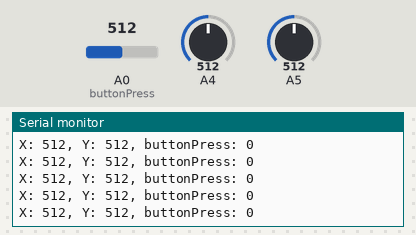
A sketch run on a simulated Arduino Uno, built with avr-gcc and run on an emulated ATmega328P. Parts: the last lines printed to the serial monitor. The inputs (shaded band) are chosen by the test bench; at power-on: A5 = 512, A4 = 512, A0 (buttonPress) = 512.

Above: at 4.2 s.
4.3 s: A5 set to 982
At 4.9 s:
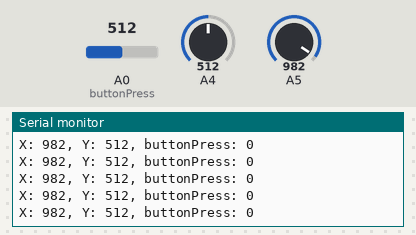
5.8 s: A5 set to 1009
At 6.4 s:
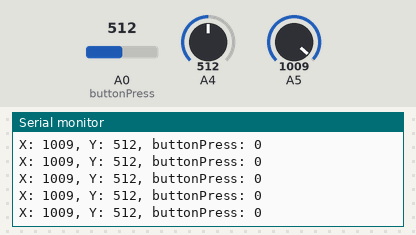
10.3 s: A4 set to 11
At 10.8 s:
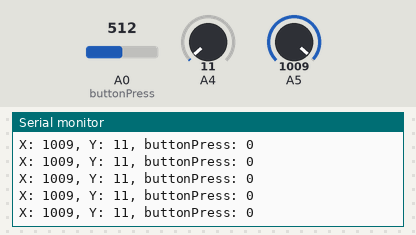
11.8 s: A4 set to 8
At 12.3 s:
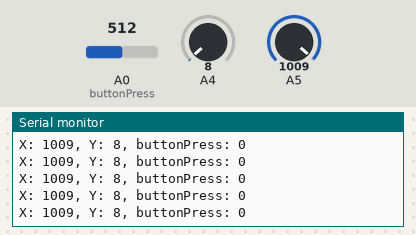
Timing chart, 0 to 14.3 s (numbered marks = the images above; inputs shaded):
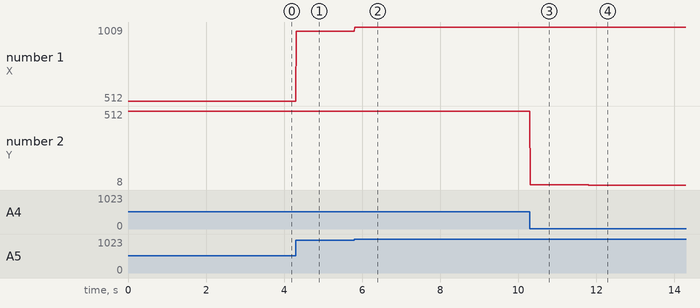

The sketch:

ESP_KY-023.ino
```cpp
#include <Arduino.h>
#include "ESP_KY-023.h"

const int Xpin=13, Ypin=12, buttonPress=14, freq=5000, res=9;
KY_023 joypad(Xpin, Ypin, buttonPress);

void setup() {
  Serial.begin(115200);
}

void loop() {
  String str = "X: " + String(joypad.getX()) + ", Y: " + String(joypad.getY()) + ", buttonPress: " + String(joypad.isButtonPressed());
  Serial.println(str);
  delay(10);
}
```

ESP_KY-023.h
```cpp
/*
  Libreria per schede Espressif che permette di
  gestire segnali ricevuti dal modulo joystick
  KY-023.
*/
#include <Arduino.h>

class KY_023 {
  private:
    //attributi
    //pin dell'asse X e Y del joystick e del pulsante, frequenza e risoluzione
    int Xpin, Ypin, buttonPress;
    //valori dell'asse X e Y e del bottone
    int x, y;
    bool isPressed;

  public:
    //metodo costruttore
    KY_023(int Xpin, int Ypin, int buttonPress) {
      this->Xpin = Xpin;
      this->Ypin = Ypin;
      this->buttonPress = buttonPress;

      this->x = 0;
      this->y = 0;
      this->isPressed = false;
    }

    //metodi get/set
    int getX() {
      this->x = analogRead(this->Xpin);
      return x;
    }
    int getY() {
      this->y = analogRead(this->Ypin);
      return y;
    }
    bool isButtonPressed() {
      int buttonVal = analogRead(buttonPress);

      this->isPressed = (buttonVal == 0) ? true : false;

      return (this->isPressed) ? true : false;
    }
};
```

Measured:
- after the input at 4.3 s, the serial monitor: prints a new line at once (image 1)
- after the input at 5.8 s, the serial monitor: prints a new line at once (image 2)
- after the input at 10.3 s, the serial monitor: prints a new line at once (image 3)
- after the input at 11.8 s, the serial monitor: prints a new line at once (image 4)
- plotted number 1: 512 → 982 after the input at 4.3 s, 982 → 1009 after the input at 5.8 s
- plotted number 2: 512 → 11 after the input at 10.3 s, 11 → 8 after the input at 11.8 s
